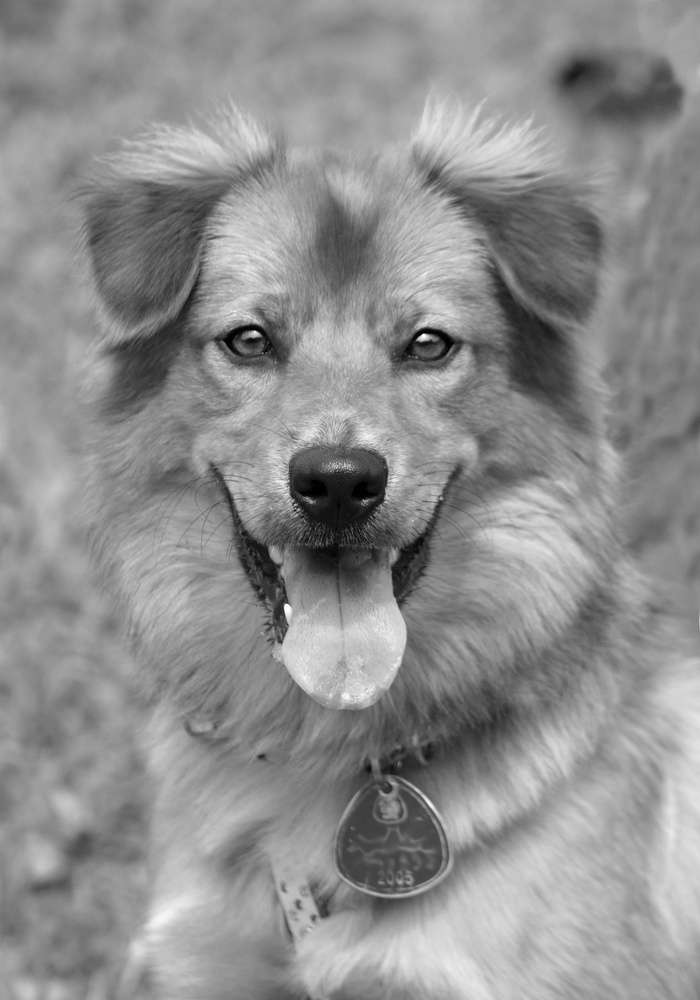
#> input picture data/img.jpg, 700 x 1000 px, shrunk from 2082 x 2975 before the run
$ python otsu.py
#> lines starting #> are read from the running program, lines starting #| are printed output that depends on the picture; after the words box and inside, x2 and y2 are one past the last pixel; in counts of white or black regions, pixels touching at a corner belong together
import math
import numpy as np
from matplotlib import pyplot as plt
from PIL import Image


def calculate_histogram(image):
    row, col = image.shape
    histogram = np.zeros(256)
    for i in range(0, row):
        for j in range(0, col):
            histogram[image[i, j]] += 1
    x = np.arange(0, 256)
    plt.bar(x, histogram, color="b", width=5, align="center", alpha=0.25)
    plt.show()
    return histogram


def regenerate_image(image, threshold):
    row, col = image.shape
    result = np.zeros((row, col))
    for i in range(0, row):
        for j in range(0, col):
            if image[i, j] >= threshold:
                result[i, j] = 255
            else:
                result[i, j] = 0
    return result


def count_pixels(histogram):
    count = 0
    for i in range(0, len(histogram)):
        if histogram[i] > 0:
            count += histogram[i]
    return count


def calculate_weight(start, end, histogram):
    weight = 0
    for i in range(start, end):
        weight += histogram[i]
    return weight


def calculate_mean(start, end, histogram):
    mean = 0
    weight = calculate_weight(start, end, histogram)
    for i in range(start, end):
        mean += histogram[i] * i
    return mean / float(weight)


def calculate_variance(start, end, histogram):
    variance = 0
    mean = calculate_mean(start, end, histogram)
    weight = calculate_weight(start, end, histogram)
    for i in range(start, end):
        variance += ((i - mean) ** 2) * histogram[i]
    variance /= weight
    return variance


def calculate_threshold(histogram):
    count = count_pixels(histogram)
    threshold_values = {}
    for i in range(1, len(histogram)):
        vb = calculate_variance(0, i, histogram)
        wb = calculate_weight(0, i, histogram) / float(count)
        mb = calculate_mean(0, i, histogram)

        vf = calculate_variance(i, len(histogram), histogram)
        wf = calculate_weight(i, len(histogram), histogram) / float(count)
        mf = calculate_mean(i, len(histogram), histogram)

        V2w = wb * (vb) + wf * (vf)
        V2b = wb * wf * (mb - mf) ** 2

        fw = open("trace.txt", "a")
        fw.write("T=" + str(i) + "\n")

        fw.write("Wb=" + str(wb) + "\n")
        fw.write("Mb=" + str(mb) + "\n")
        fw.write("Vb=" + str(vb) + "\n")

        fw.write("Wf=" + str(wf) + "\n")
        fw.write("Mf=" + str(mf) + "\n")
        fw.write("Vf=" + str(vf) + "\n")

        fw.write("within class variance=" + str(V2w) + "\n")
        fw.write("between class variance=" + str(V2b) + "\n")
        fw.write("\n")

        if not math.isnan(V2w):
            threshold_values[i] = V2w

    return threshold_values


def get_optimal_threshold(threshold_values):
    min_V2w = min(threshold_values.values())
    optimal_threshold = [k for k, v in threshold_values.items() if v == min_V2w]
    print("optimal threshold", optimal_threshold[0])
    return optimal_threshold[0]


image = Image.open("data/img.jpg").convert("L")
image_array = np.asarray(image)

histogram = calculate_histogram(image_array)
#> in calculate_histogram, `plt.show()`:
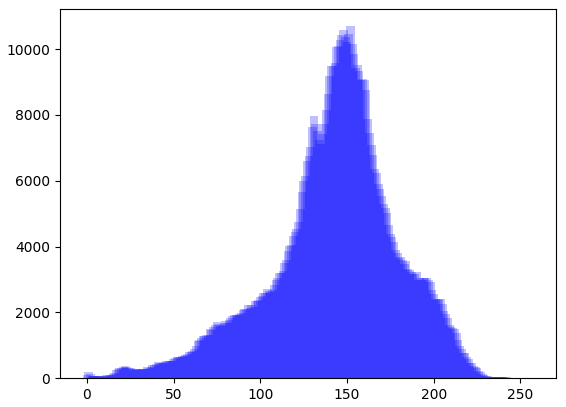
#> figure drawn by matplotlib, 1 panel; tallest bar 10694 high, from x = 149.5 to 154.5
#> histogram = 256 values, max 10694 at index 152, min 2 at index 248, mean 2734.4
threshold_values = calculate_threshold(histogram)
#> the loop in count_pixels, `for i in range(0, len(histogram)):` made 256 passes
#> count on passes 1 to 12: 99, 281, 408, 485, 557, 615, 694, 753, 820, 870, 943, 1027
#> after the loop in count_pixels, `for i in range(0, len(histogram)):`: count = 700000
#> the loop in calculate_threshold, `for i in range(1, len(histogram)):` made 255 passes
#> (vb, wb, mb, vf, wf, mf) on passes 1 to 3: (0, 0.000141, 0, 1374.7, 1, 142.6), (0.228, 0.000401, 0.648, 1369.8, 1, 142.6), (0.549, 0.000583, 1.07, 1366.5, 0.999, 142.7)
optimal_threshold = get_optimal_threshold(threshold_values)
#| optimal threshold 131

result = regenerate_image(image_array, optimal_threshold)
#> after the loop in regenerate_image, `for i in range(0, row):`:
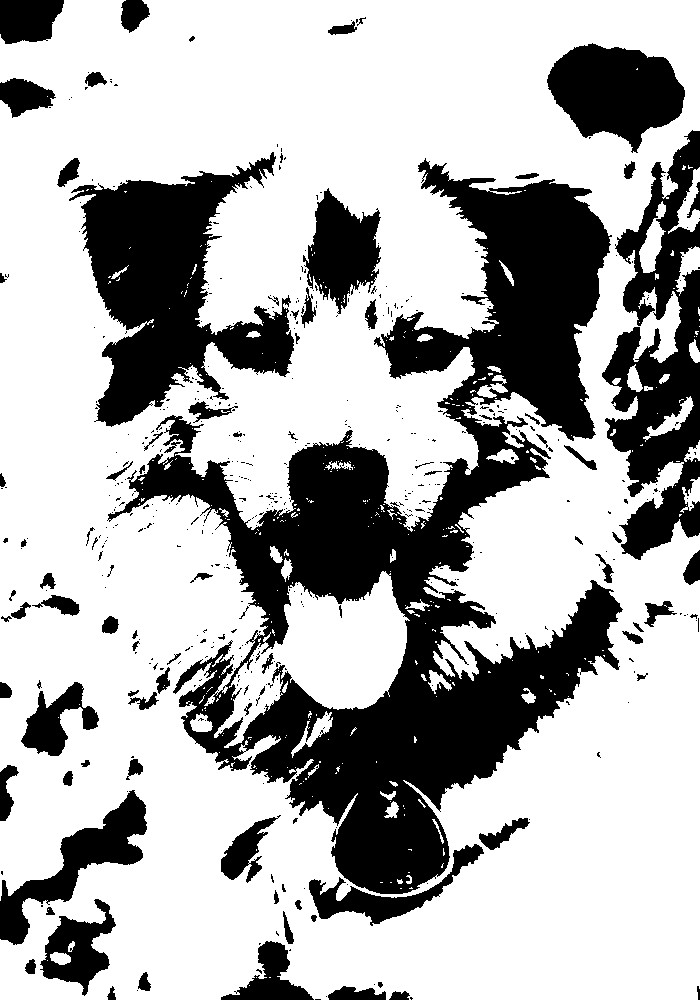
#> result: shape (1000, 700) float64; 69.3% white; 492 black regions (399 under 20 px), largest, box (x1, y1, x2, y2) and area: (107, 158, 623, 894) 116088, (69, 152, 294, 427) 28388, (602, 130, 700, 560) 20672
plt.imshow(result)
plt.savefig("data/otsu.jpg")
